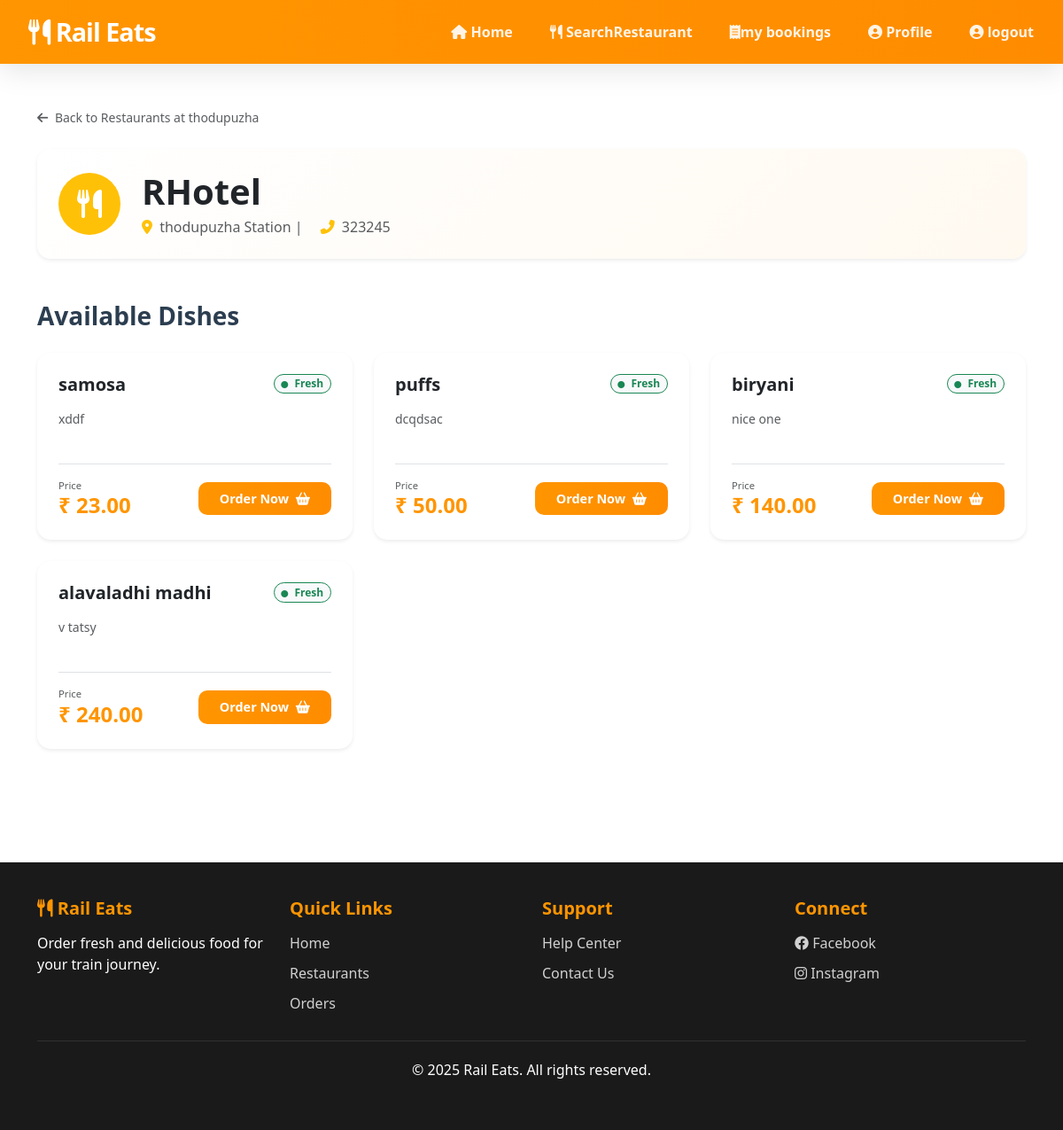
/User/view-food/2/, run on an earlier commit of the app's database.
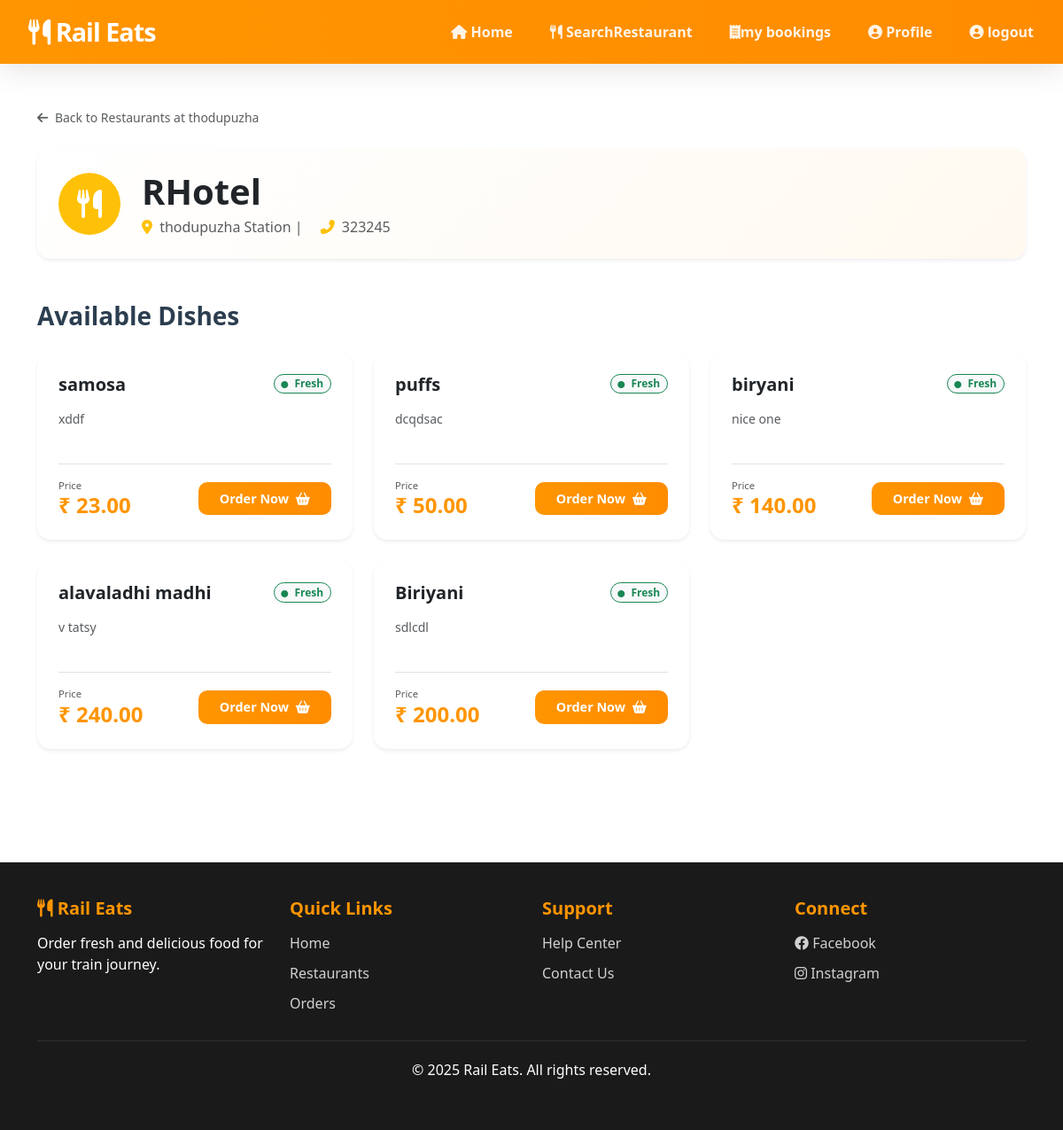
And on a later commit of the database.
### Restaurant/models.py (models this page shows, shortened)
class tbl_food(models.Model):
    restaurant = models.ForeignKey(
        tbl_restaurant,
        on_delete=models.CASCADE,
        related_name='foods'
    )
    food_name = models.CharField(max_length=100)
    category = models.CharField(max_length=50)   # Veg / Non-Veg
    price = models.DecimalField(max_digits=6, decimal_places=2)
    description = models.TextField(blank=True)
    is_available = models.BooleanField(default=True)
    created_at = models.DateTimeField(auto_now_add=True)

### User/views.py (the view)
# urls.py: path('view-food/<int:rid>/', views.view_food_items, name='view_food_items'),
def view_food_items(request, rid):
    restaurant = get_object_or_404(tbl_restaurant, id=rid)
    foods = tbl_food.objects.filter(restaurant=restaurant)
    context = {
        'restaurant': restaurant,
        'foods': foods,
    }
    return render(request, 'User/menu.html', context)

### User/Templates/User/menu.html (shortened to what this page needs)
{% extends 'User/header.html' %}
{% block content %}
<div class="container py-5">
    <div class="mb-4">
        <a href="{% url 'wuser:foods_by_station' %}?station={{ restaurant.station_name }}" class="text-decoration-none text-muted small">
            <i class="fas fa-arrow-left me-1"></i> Back to Restaurants at {{ restaurant.station_name }}
        </a>
    </div>
    <div class="row mb-5">
        <div class="col-12">
            <div class="card border-0 shadow-sm p-4" style="border-radius: 15px; background: linear-gradient(135deg, #ffffff 0%, #fff9f0 100%);">
                <div class="row align-items-center">
                    <div class="col-auto">
                        <div class="bg-warning text-white rounded-circle d-flex align-items-center justify-content-center" style="width: 70px; height: 70px;">
                            <i class="fas fa-utensils fa-2x"></i>
                        </div>
                    </div>
                    <div class="col">
                        <h1 class="fw-bold mb-1">{{ restaurant.restaurant_name }}</h1>
                        <p class="text-muted mb-0">
                            <i class="fas fa-map-marker-alt me-1 text-warning"></i> {{ restaurant.station_name }} Station |
                            <i class="fas fa-phone-alt me-1 ms-3 text-warning"></i> {{ restaurant.phone }}
                        </p>
                    </div>
                </div>
            </div>
        </div>
    </div>
    <h3 class="fw-bold mb-4">Available Dishes</h3>
    <div class="row g-4">
        {% for item in foods %}
        <div class="col-md-6 col-lg-4">
            <div class="card h-100 border-0 shadow-sm food-card" style="border-radius: 15px; overflow: hidden;">
                <div class="card-body p-4 d-flex flex-column">
                    <div class="d-flex justify-content-between align-items-start mb-3">
                        <h5 class="fw-bold mb-0 text-dark">{{ item.food_name }}</h5>
                        <span class="badge rounded-pill bg-light text-success border border-success">
                            <i class="fas fa-circle me-1" style="font-size: 8px;"></i> Fresh
                        </span>
                    </div>
                    <p class="text-muted small flex-grow-1">
                        {{ item.description|default:"Authentic and delicious meal prepared with the finest ingredients for your travel comfort." }}
                    </p>
                    <div class="mt-4 pt-3 border-top d-flex justify-content-between align-items-center">
                        <div>
                            <small class="text-muted d-block" style="font-size: 0.7rem;">Price</small>
                            <span class="h4 fw-bold text-primary mb-0">₹ {{ item.price }}</span>
                        </div>
                        <a href="{% url 'wuser:confirm_order' item.id %}" class="btn-primary-custom text-decoration-none px-4 py-2">
                            Order Now <i class="fas fa-shopping-basket ms-1"></i>
                        </a>
                    </div>
                </div>
            </div>
        </div>
        {% endfor %}
    </div>
</div>
{% endblock %}

What changed in the data, as far as the page shows it:
added tbl_food: food_name "Biriyani", description "sdlcdl", price "200.00"
